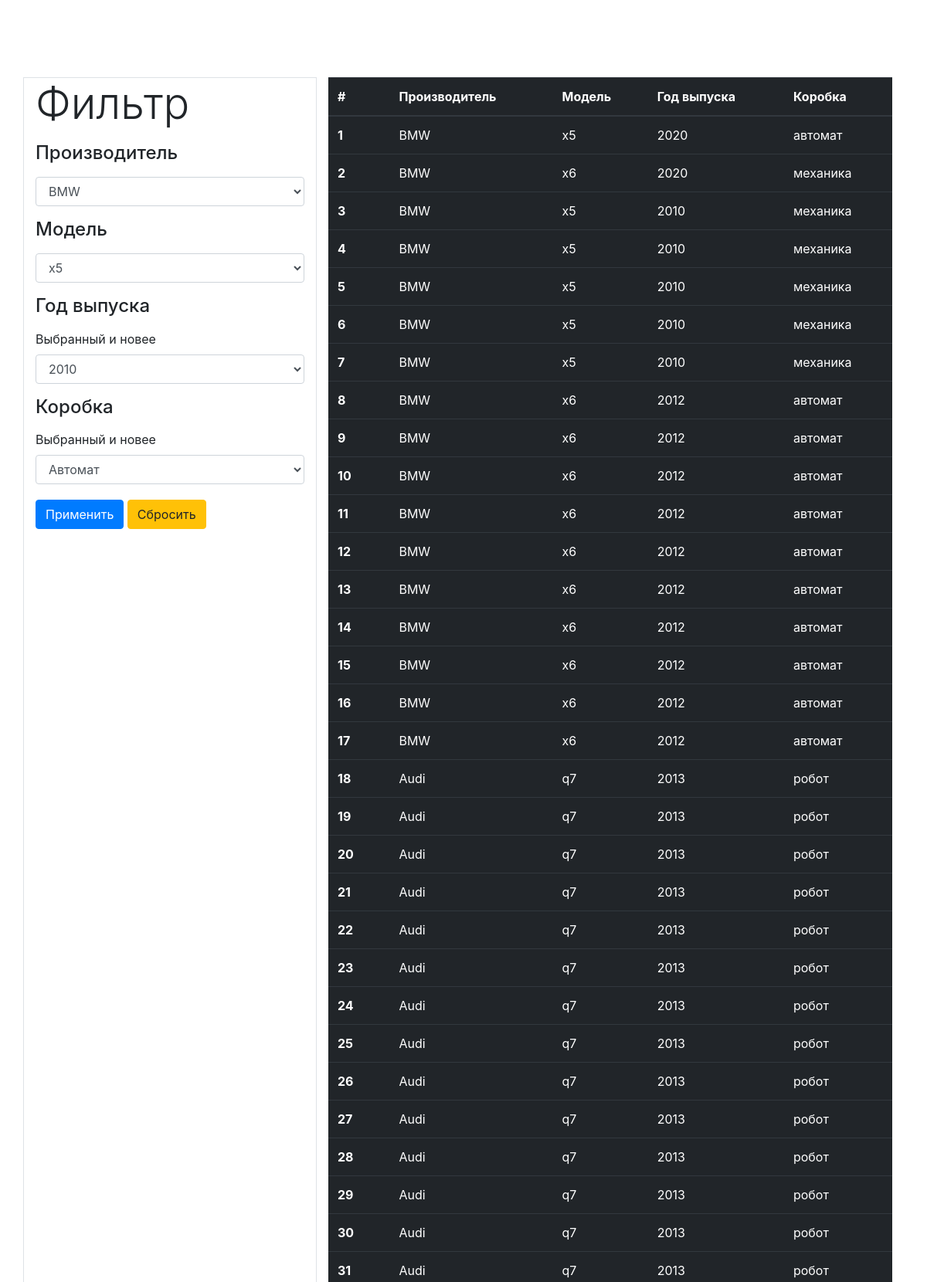
The page / (upper part) on the database its author committed.
### appmain/models.py (models this page shows, shortened)
class Car(models.Model):
    T_CHOICES = (
        ('m', 'механика'),
        ('a', 'автомат'),
        ('r', 'робот'),
    )
    manufacturer = models.CharField(max_length=255, verbose_name='Производитель')
    model = models.CharField(max_length=255, verbose_name='Модель')
    year = models.IntegerField(verbose_name='Год выпуска')
    transmission = models.CharField(max_length=1, choices=T_CHOICES, default='a', verbose_name='Коробка передач')
    class Meta:
        verbose_name = 'Автомобиль'
        verbose_name_plural = 'Автомобили'

### appmain/views.py (the view)
# urls.py: url(r'^$', views.CarList.as_view(), name='index'),
class CarList(ListView):
    model = Car
    def get_queryset(self, **kwargs):
        from django.db.models import Q
        self_request = self.request
        qs = []
        if self_request.method == 'GET':
            manufacturer = self_request.GET.get('manufacturer')
            model = self_request.GET.get('model')
            year = self_request.GET.get('year')
            transmission = self_request.GET.get('transmission')
            if manufacturer and model and year and transmission:
                from django.db.models import Q
                return Car.objects.filter(Q(manufacturer=manufacturer) & Q(model=model) & Q(year__gte=int(year)) & Q(transmission=transmission))
            else:
                return Car.objects.all()

### appmain/templates/appmain/car_list.html (shortened to what this page needs)
<!doctype html>
<html lang="en">
<head>
    <link rel="stylesheet" href="https://maxcdn.bootstrapcdn.com/bootstrap/4.0.0/css/bootstrap.min.css"
>
</head>
<body>
    <div class="container">
        <div class="row" style="height: 100px;"></div>
        <div class="row">
            <div class="col-4 border">
                <h4 class="display-4">Фильтр</h4>
                <h4 class="my-3">Производитель</h4>
                <div class="form-group">
                    <select form="filter" class="form-control" id="manufacturer" name="manufacturer">
                        <option value="BMW">BMW</option>
                    </select>
                </div>
                <h4 class="my-3">Модель</h4>
                <div class="form-group">
                    <select form="filter" class="form-control" id="model" name="model">
                        <option value="x5">x5</option>
                    </select>
                </div>
                <h4 class="my-3">Год выпуска</h4>
                <div class="form-group">
                    <label for="selectYear">Выбранный и новее</label>
                    <select form="filter" class="form-control" id="year" name="year">
                        <option>2010</option>
                    </select>
                </div>
                <h4 class="my-3">Коробка</h4>
                <div class="form-group">
                    <label for="selectTrans">Выбранный и новее</label>
                    <select form="filter" class="form-control" id="transmission" name="transmission">
                        <option value="a">Автомат</option>
                    </select>
                </div>
                <form method="get" id="filter">
                    <input type="submit" class="btn btn-primary" value="Применить" name="btnFiltrSet">
                    <a href="{% url 'appmain:index' %}" class="btn btn-warning my-1">Сбросить</a>
                </form>
            </div>
            <div class="col-8">
                <table class="table table-hover table-dark">
                    <thead>
                        <tr>
                            <th scope="col">#</th>
                            <th scope="col">Производитель</th>
                            <th scope="col">Модель</th>
                            <th scope="col">Год выпуска</th>
                            <th scope="col">Коробка</th>
                        </tr>
                    </thead>
                    <tbody>
                        {% for car in car_list %}
                        <tr>
                            <th scope="row">{{ forloop.counter }} </th>
                            <td>{{car.manufacturer}}</td>
                            <td>{{car.model}}</td>
                            <td>{{car.year}}</td>
                            <td>{{car.get_transmission_display}}</td>
                        </tr>
                        {% endfor %}
                    </tbody>
                </table>
            </div>
        </div>
    </div>
</body>
</html>

### rows shown on the page
Car: manufacturer "BMW", model "x5", year "2020", transmission "автомат"
Car: manufacturer "BMW", model "x6", year "2020", transmission "механика"
Car: manufacturer "BMW", model "x5", year "2010", transmission "механика"
Car: manufacturer "BMW", model "x5", year "2010", transmission "механика"
Car: manufacturer "BMW", model "x5", year "2010", transmission "механика"
Car: manufacturer "BMW", model "x5", year "2010", transmission "механика"
Car: manufacturer "BMW", model "x5", year "2010", transmission "механика"
Car: manufacturer "BMW", model "x6", year "2012", transmission "автомат"
Car: manufacturer "BMW", model "x6", year "2012", transmission "автомат"
Car: manufacturer "BMW", model "x6", year "2012", transmission "автомат"
Car: manufacturer "BMW", model "x6", year "2012", transmission "автомат"
Car: manufacturer "BMW", model "x6", year "2012", transmission "автомат"
Car: manufacturer "BMW", model "x6", year "2012", transmission "автомат"
Car: manufacturer "BMW", model "x6", year "2012", transmission "автомат"
Car: manufacturer "BMW", model "x6", year "2012", transmission "автомат"
Car: manufacturer "BMW", model "x6", year "2012", transmission "автомат"
Car: manufacturer "BMW", model "x6", year "2012", transmission "автомат"
Car: manufacturer "Audi", model "q7", year "2013", transmission "робот"
Car: manufacturer "Audi", model "q7", year "2013", transmission "робот"
Car: manufacturer "Audi", model "q7", year "2013", transmission "робот"
Car: manufacturer "Audi", model "q7", year "2013", transmission "робот"
Car: manufacturer "Audi", model "q7", year "2013", transmission "робот"
Car: manufacturer "Audi", model "q7", year "2013", transmission "робот"
Car: manufacturer "Audi", model "q7", year "2013", transmission "робот"
Car: manufacturer "Audi", model "q7", year "2013", transmission "робот"
Car: manufacturer "Audi", model "q7", year "2013", transmission "робот"
Car: manufacturer "Audi", model "q7", year "2013", transmission "робот"
Car: manufacturer "Audi", model "q7", year "2013", transmission "робот"
Car: manufacturer "Audi", model "q7", year "2013", transmission "робот"
Car: manufacturer "Audi", model "q7", year "2013", transmission "робот"
Car: manufacturer "Audi", model "q7", year "2013", transmission "робот"
